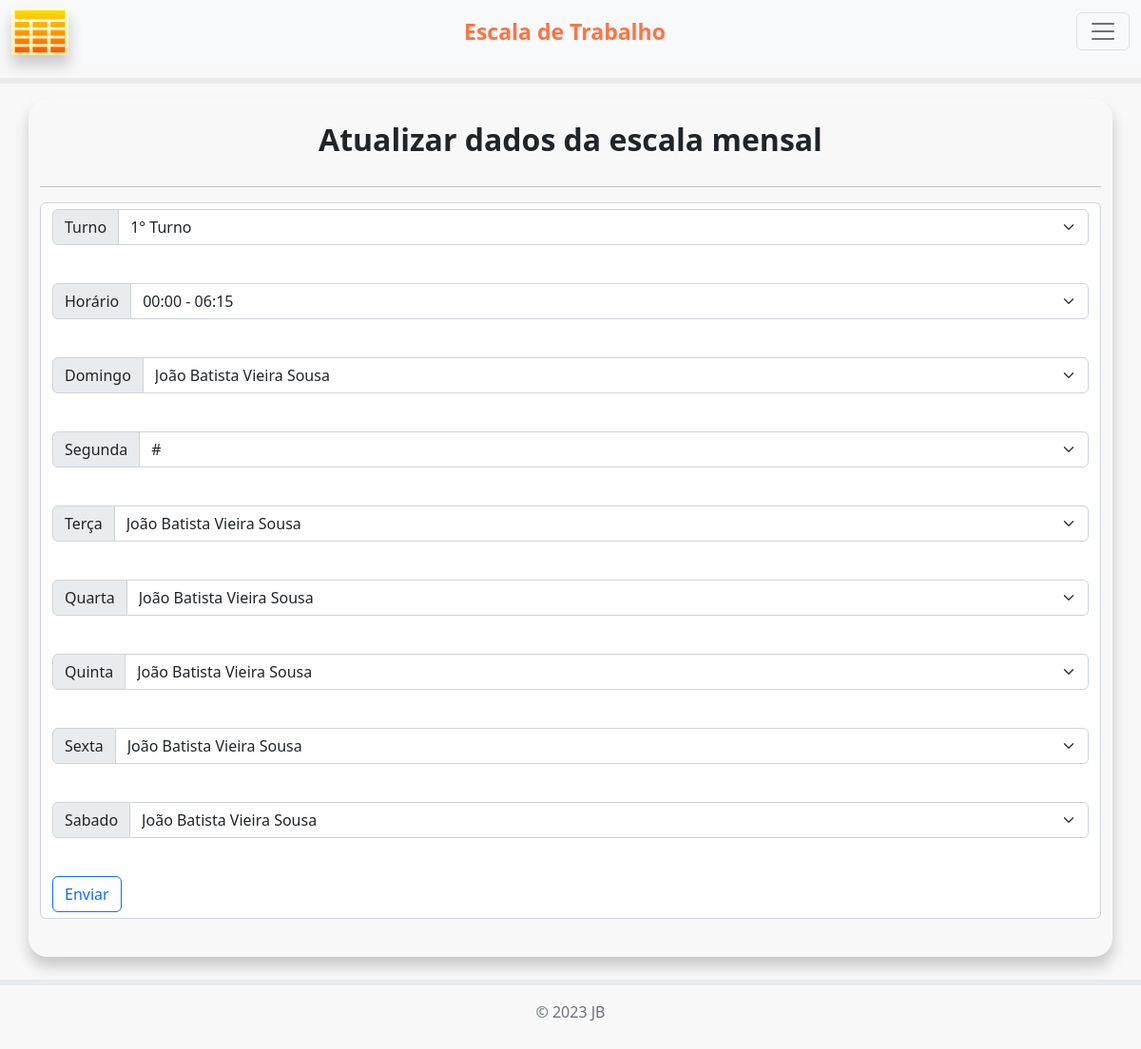
Page /8/atualiza_escala (signed in) on the committed database.
### app.py (models this page shows, shortened)
class tb_Semana(db.Model):
    __tablename__ = "Semana 1"
    id = db.Column(db.Integer, primary_key=True, autoincrement=True, nullable=False)
    turno_db = db.Column(db.String(20))
    horario_db = db.Column(db.String(20))
    dom_db = db.Column(db.String(20))
    seg_db = db.Column(db.String(20))
    ter_db = db.Column(db.String(20))
    qua_db = db.Column(db.String(20))
    qui_db = db.Column(db.String(20))
    sex_db = db.Column(db.String(20))
    sab_db = db.Column(db.String(20))

### app.py (the view, shortened to what this page needs)
@app.route('/<int:id>/atualiza_escala', methods=["GET", "POST"])
@login_required
def atualiza_escala(id):
    linha_escala = tb_Semana.query.filter_by(id=id).first()
    page = request.args.get('page', 1, type=int)
    per_page = 50
    todos_funcionarios = tb_Funcionarios.query.paginate(page=page, per_page=per_page)
    return render_template("atualiza_escala.html", linha_escala=linha_escala, funcionarios=todos_funcionarios)

### app.py (called while the page is built)
@login_manager.user_loader  # usado para recarregar o id do usuário autenticado
def load_user(user_id):
    return User.query.filter_by(id=user_id).first()

### templates/atualiza_escala.html (shortened to what this page needs)
{% extends 'index.html' %}
{% block conteudo %}
  <div class="container" id="lista">
    <br>
    <h2>Atualizar dados da escala mensal</h2>
    <hr>
    <form action="{{url_for('atualiza_escala', id=linha_escala.id)}}" method="POST" class="form-control">
        <div class="input-group mb-3">
          <label class="input-group-text" for="Idturno_db">Turno</label>
          <select class="form-select" id="Idturno_db" name="turno_db">
            <option value="{{linha_escala.turno_db}}">{{linha_escala.turno_db}}</option>
          </select>
        </div>
        <br>
        <div class="input-group mb-3">
          <label class="input-group-text" for="Idhorario_db">Horário</label>
          <select class="form-select" id="Idhorario_db" name="horario_db">
            <option value="{{linha_escala.horario_db}}">{{linha_escala.horario_db}}</option>
          </select>
        </div>
        <br>
        <div class="input-group mb-3">
          <label class="input-group-text" for="Iddom_db">Domingo</label>
          <select class="form-select" id="Iddom_db" name="dom_db">
            <option value="{{linha_escala.dom_db}}">{{linha_escala.dom_db}}</option>
          </select>
        </div>
        <br>
        <div class="input-group mb-3">
          <label class="input-group-text" for="Idseg_db">Segunda</label>
          <select class="form-select" id="Idseg_db" name="seg_db">
            <option value="{{linha_escala.seg_db}}">{{linha_escala.seg_db}}</option>
          </select>
        </div>
        <br>
        <div class="input-group mb-3">
          <label class="input-group-text" for="Idter_db">Terça</label>
          <select class="form-select" id="Idter_db" name="ter_db">
            <option value="{{linha_escala.ter_db}}">{{linha_escala.ter_db}}</option>
          </select>
        </div>
        <br>
        <div class="input-group mb-3">
          <label class="input-group-text" for="Idqua_db">Quarta</label>
          <select class="form-select" id="Idqua_db" name="qua_db">
            <option value="{{linha_escala.qua_db}}">{{linha_escala.qua_db}}</option>
          </select>
        </div>
        <br>
        <div class="input-group mb-3">
          <label class="input-group-text" for="Idqui_db">Quinta</label>
          <select class="form-select" id="Idqui_db" name="qui_db">
            <option value="{{linha_escala.qui_db}}">{{linha_escala.qui_db}}</option>
          </select>
        </div>
        <br>
        <div class="input-group mb-3">
          <label class="input-group-text" for="Idsex_db">Sexta</label>
          <select class="form-select" id="Idsex_db" name="sex_db">
            <option value="{{linha_escala.sex_db}}">{{linha_escala.sex_db}}</option>
          </select>
        </div>
        <br>
        <div class="input-group mb-3">
          <label class="input-group-text" for="Idsab_db">Sabado</label>
          <select class="form-select" id="Idsab_db" name="sab_db">
            <option value="{{linha_escala.sab_db}}">{{linha_escala.sab_db}}</option>
          </select>
        </div>
        <br>
        <button class="btn btn-outline-primary">Enviar</button>
    </form>
    <br>
  </div>
{% endblock conteudo %}

### static/css/styles.css (style rules this page uses)
h2 { text-align: center; font-weight: 700; margin-bottom: 30px }
body { background-color: #f8f8f8; }
#lista { border-radius: 20px; box-shadow: .5px 10px 15px rgba(0, 0, 0, .2); padding-bottom: 1rem; }

### rows in the picture
tb_Semana: turno_db "1° Turno", horario_db "00:00 - 06:15", dom_db "João Batista Vieira Sousa", seg_db "#", ter_db "João Batista Vieira Sousa", qua_db "João Batista Vieira Sousa", qui_db "João Batista Vieira Sousa", sex_db "João Batista Vieira Sousa", sab_db "João Batista Vieira Sousa"
